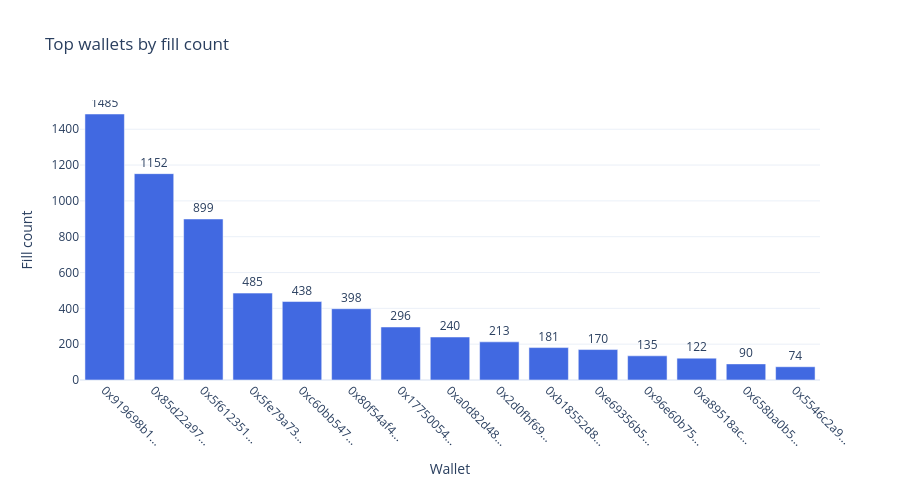

The code cell stored with this chart in its notebook:
### Code cell
top15 = wallet_stats.sort_values(by='fill_count', ascending=False).head(15)

fig_wallet = go.Figure()
fig_wallet.add_trace(go.Bar(
    x=top15.index.str[:10] + '...',
    y=top15['fill_count'],
    marker_color='royalblue',
    text=top15['fill_count'],
    textposition='outside',
))

fig_wallet.update_layout(
    title='Top wallets by fill count',
    xaxis_title='Wallet',
    yaxis_title='Fill count',
    template='plotly_white',
    height=500,
    margin=dict(b=120),
)
fig_wallet.update_xaxes(tickangle=45)
fig_wallet.show()

### Figure 1 — Plotly figure (JSON) as saved in the notebook; plotly's stock layout.template omitted (floating-point values rounded to 4 significant figures)
{"data": [{"marker": {"color": "royalblue"}, "text": [1485.0, 1152.0, 899.0, 485.0, 438.0, 398.0, 296.0, 240.0, 213.0, 181.0, 170.0, 135.0, 122.0, 90.0, 74.0], "textposition": "outside", "type": "bar", "x": ["0x919698b1...", "0x85d22a97...", "0x5f612351...", "0x5fe79a73...", "0xc60bb547...", "0x80f54af4...", "0x17750054...", "0xa0d82d48...", "0x2d0fbf69...", "0xb18552d8...", "0xe69356b5...", "0x96e60b75...", "0xa89518ac...", "0x658ba0b5...", "0x5546c2a9..."], "y": [1485, 1152, 899, 485, 438, 398, 296, 240, 213, 181, 170, 135, 122, 90, 74]}], "layout": {"height": 500, "margin": {"b": 120}, "title": {"text": "Top wallets by fill count"}, "xaxis": {"tickangle": 45, "title": {"text": "Wallet"}}, "yaxis": {"title": {"text": "Fill count"}}}}
